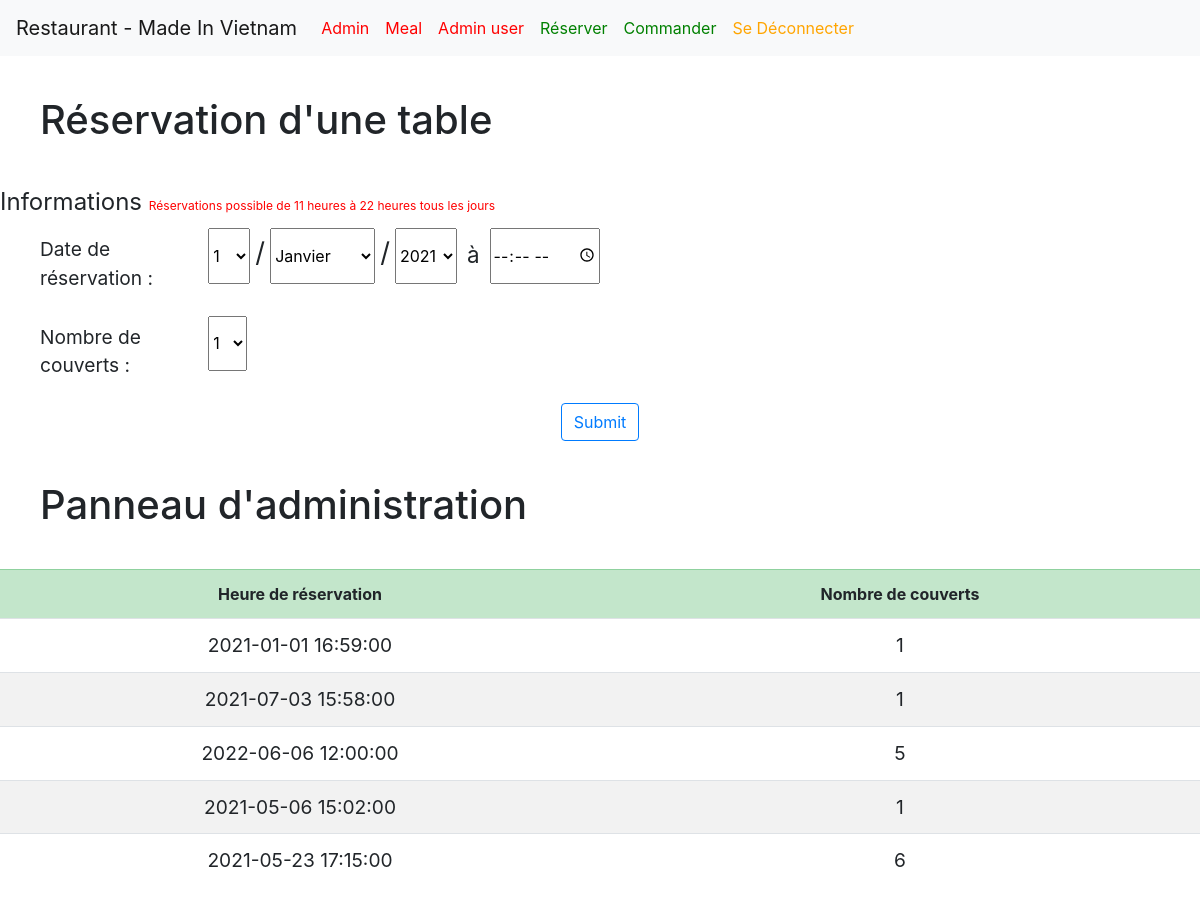
The page /booking.php (signed in) on the database its author committed.
### tables this page shows
CREATE TABLE `booking` (
  `booking_id` int(11) NOT NULL,
  `booking_date` datetime NOT NULL,
  `booking_couverts` int(255) NOT NULL
);

### booking.php (the view, shortened to what this page needs)
<!DOCTYPE html>
<html lang="fr">
<head>
        <link rel="stylesheet" href="css/normalize.css">
        <link rel="stylesheet" href="css/style.css">
		<link rel="stylesheet" href="https://stackpath.bootstrapcdn.com/bootstrap/4.4.1/css/bootstrap.min.css">
</head>
<body>
	<header>
	</header>
  	<main>
      <h1 style="margin: 40px">Réservation d'une table </h1>
        <legend>Informations <span style="font-size: 0.5em; color: red">Réservations possible de 11 heures à 22 heures tous les jours</span></legend>
        <form method="POST" action="valid_booking_account.php" class="form-group">
        <div style="margin-left: 40px">
            <div  class="form-group row">
                <label for="select" style="font-size: 1.2em" class="col-sm-2 col-form-label" >Date de réservation :</label>
						<div name="select" class="form-group row">
								<select id="day" name="day">
									<?php for($day = 1; $day <= 31; $day++): ?>
										<option value="<?= $day ?>"><?= $day ?></option>
									<?php endfor ?>
								</select>
								<span style="font-size:1.7em ; margin:5px" > / </span>
								<select name="month">
									<option value="1">Janvier</option>
								</select>
								<span style="font-size:1.7em; margin:5px" > / </span>
								<select name="year">
									<?php for($year = date('Y') ; $year < date('Y') + 5; $year++): ?>
										<option value="<?= $year ?>"><?= $year ?></option>
									<?php endfor ?>
								</select>
                                <span style="font-size:1.4em; margin:10px" > à </span>
                                <input type="time" id="minutes" name="minutes"min="11:00" max="22:00" required>
						</div>
            </div>
                        <div  class="form-group row">
                            <label for="couverts" style="font-size: 1.2em" class="col-sm-2 col-form-label" >Nombre de couverts :</label>
                                <div name="nb_couverts" class="form-group row">
                                        <select id="nb_couverts" name="nb_couverts">
                                            <?php for($nb_couverts = 1; $nb_couverts <= 12; $nb_couverts++): ?>
                                                <option value="<?= $nb_couverts ?>"><?= $nb_couverts ?></option>
                                            <?php endfor ?>
                                        </select>
                                        <span style="font-size:1.7em ; margin:5px; color: white" > / </span>
                                </div>
                        </div>
        </div>
            <div style="text-align: center">
				<input style="text-align: center" type="submit" class="btn btn-outline-primary" name="envoi">
			</div>
		</form>
        <?php
        if(isset($_SESSION['client_admin']))
            {
                $pdo = new PDO('mysql:host=localhost;dbname=ecommerce;port=3306', 'root', 'root');
                $pdo->exec('SET NAMES UTF8');
                $booking = $pdo->prepare
                (
                    'SELECT * FROM  booking'
                );
                $booking->execute();
                $test = $booking->fetchAll();
                ?>
                <h1 style="margin: 40px">Panneau d'administration </h1>
                    <table class="table table-bordred table-striped" >
                        <tr class="table-success" style="text-align: center" >
                            <th>Heure de réservation</th>
                            <th>Nombre de couverts</th>
                        </tr>
                        <?php
                            foreach($test as $tests)
                            {
                                echo
                                '<tr  style="text-align: center; font-size: 1.2em;">
                                    <td style="width: 50%" >'.$tests['booking_date'].'</td>
                                    <td style="width: 50%" >'.$tests['booking_couverts'].'</td>
                                </tr>';
                            }
                        ?>
                    </table>
        <?php
            }
        ?>
      </main>
</body>
</html>

### rows shown on the page
booking: booking_date "2021-01-01 16:59:00", booking_couverts "1"
booking: booking_date "2021-07-03 15:58:00", booking_couverts "1"
booking: booking_date "2022-06-06 12:00:00", booking_couverts "5"
booking: booking_date "2021-05-06 15:02:00", booking_couverts "1"
booking: booking_date "2021-05-23 17:15:00", booking_couverts "6"

### other values the page prints
form field day "1"
form field year "2021"
form field nb_couverts "1"
